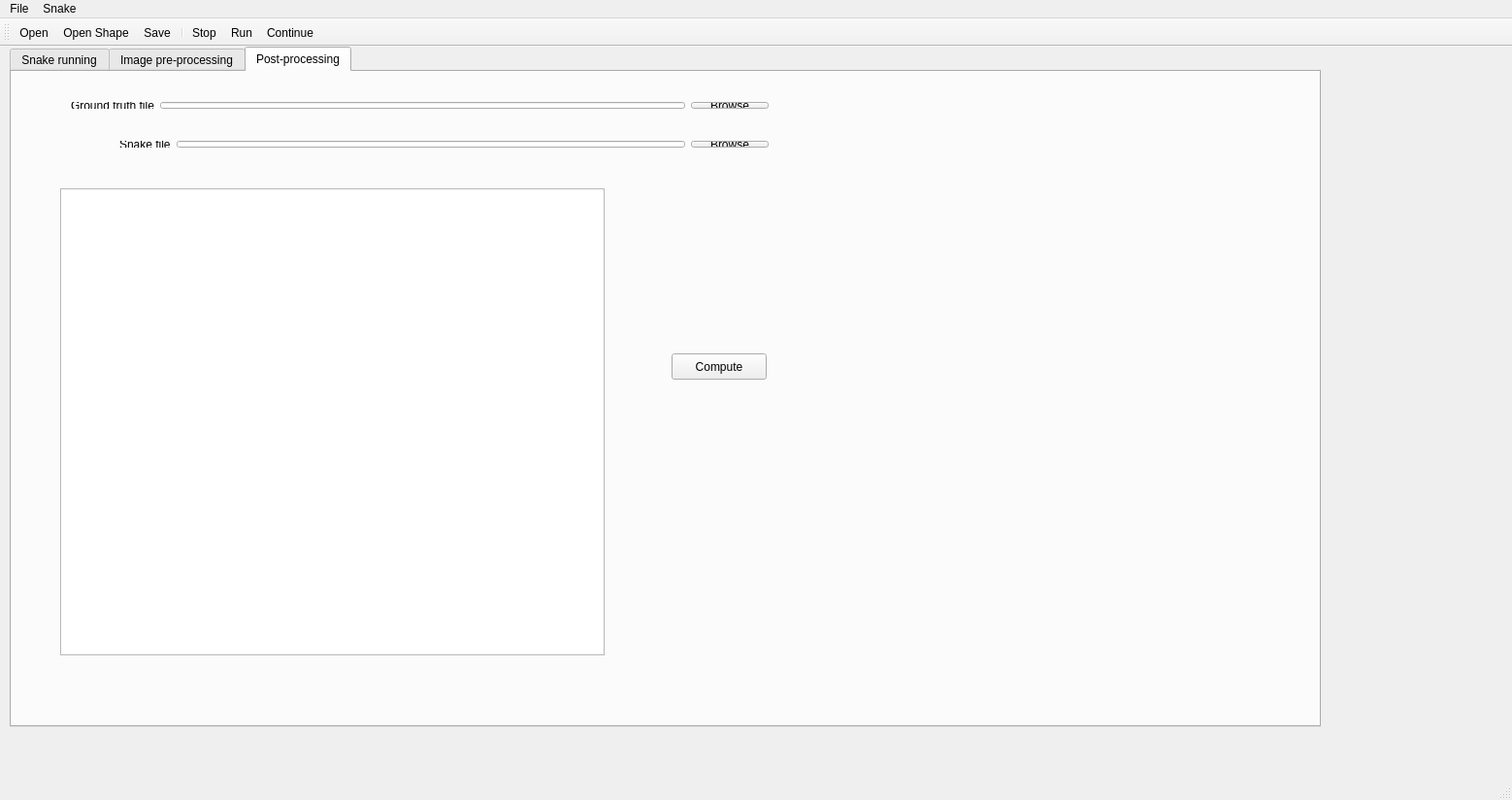
<?xml version="1.0" encoding="UTF-8"?>
<ui version="4.0">
 <class>ApplicationClass</class>
 <widget class="QMainWindow" name="ApplicationClass">
  <property name="geometry">
   <rect>
    <x>0</x>
    <y>0</y>
    <width>1558</width>
    <height>824</height>
   </rect>
  </property>
  <property name="windowTitle">
   <string>Application</string>
  </property>
  <widget class="QWidget" name="centralWidget">
   <widget class="QTabWidget" name="tabWidget">
    <property name="enabled">
     <bool>true</bool>
    </property>
    <property name="geometry">
     <rect>
      <x>10</x>
      <y>0</y>
      <width>1351</width>
      <height>701</height>
     </rect>
    </property>
    <property name="currentIndex">
     <number>2</number>
    </property>
    <widget class="QWidget" name="tab">
     <attribute name="title">
      <string>Snake running</string>
     </attribute>
     <widget class="QGroupBox" name="groupGeneralParameters">
      <property name="geometry">
       <rect>
        <x>20</x>
        <y>10</y>
        <width>291</width>
        <height>221</height>
       </rect>
      </property>
      <property name="title">
       <string>General Parameters</string>
      </property>
      <widget class="QWidget" name="layoutWidget">
       <property name="geometry">
        <rect>
         <x>240</x>
         <y>20</y>
         <width>41</width>
         <height>191</height>
        </rect>
       </property>
       <layout class="QVBoxLayout" name="verticalLayout_13">
        <item>
         <widget class="QLabel" name="continuityCoeff">
          <property name="text">
           <string>0</string>
          </property>
         </widget>
        </item>
        <item>
         <widget class="QLabel" name="imageCoeff">
          <property name="text">
           <string>0</string>
          </property>
         </widget>
        </item>
        <item>
         <widget class="QLabel" name="curvatureCoeff">
          <property name="text">
           <string>0</string>
          </property>
         </widget>
        </item>
        <item>
         <widget class="QLabel" name="flowCoeff">
          <property name="text">
           <string>0</string>
          </property>
         </widget>
        </item>
        <item>
         <widget class="QLabel" name="balloonCoeff">
          <property name="text">
           <string>0</string>
          </property>
         </widget>
        </item>
        <item>
         <widget class="QLabel" name="priorCoeff">
          <property name="text">
           <string>0</string>
          </property>
         </widget>
        </item>
       </layout>
      </widget>
      <widget class="QWidget" name="layoutWidget">
       <property name="geometry">
        <rect>
         <x>10</x>
         <y>20</y>
         <width>221</width>
         <height>196</height>
        </rect>
       </property>
       <layout class="QHBoxLayout" name="horizontalLayout_17">
        <item>
         <layout class="QVBoxLayout" name="verticalLayout_12">
          <property name="sizeConstraint">
           <enum>QLayout::SetMinimumSize</enum>
          </property>
          <item>
           <widget class="QLabel" name="label_2">
            <property name="minimumSize">
             <size>
              <width>70</width>
              <height>0</height>
             </size>
            </property>
            <property name="text">
             <string>Continuity</string>
            </property>
           </widget>
          </item>
          <item>
           <widget class="QLabel" name="label_4">
            <property name="text">
             <string>Gradient</string>
            </property>
           </widget>
          </item>
          <item>
           <widget class="QLabel" name="label_3">
            <property name="text">
             <string>Curvature</string>
            </property>
           </widget>
          </item>
          <item>
           <widget class="QLabel" name="label_9">
            <property name="text">
             <string>Flow</string>
            </property>
           </widget>
          </item>
          <item>
           <widget class="QLabel" name="label_7">
            <property name="text">
             <string>Balloon</string>
            </property>
           </widget>
          </item>
          <item>
           <widget class="QLabel" name="label_8">
            <property name="text">
             <string>Prior</string>
            </property>
           </widget>
          </item>
         </layout>
        </item>
        <item>
         <layout class="QVBoxLayout" name="verticalLayout">
          <item>
           <widget class="QLineEdit" name="continuityBegin">
            <property name="maximumSize">
             <size>
              <width>40</width>
              <height>16777215</height>
             </size>
            </property>
            <property name="inputMethodHints">
             <set>Qt::ImhDigitsOnly</set>
            </property>
           </widget>
          </item>
          <item>
           <widget class="QLineEdit" name="imageBegin">
            <property name="maximumSize">
             <size>
              <width>40</width>
              <height>16777215</height>
             </size>
            </property>
            <property name="inputMethodHints">
             <set>Qt::ImhDigitsOnly|Qt::ImhFormattedNumbersOnly</set>
            </property>
           </widget>
          </item>
          <item>
           <widget class="QLineEdit" name="curvatureBegin">
            <property name="maximumSize">
             <size>
              <width>40</width>
              <height>16777215</height>
             </size>
            </property>
            <property name="inputMethodHints">
             <set>Qt::ImhDigitsOnly|Qt::ImhFormattedNumbersOnly</set>
            </property>
           </widget>
          </item>
          <item>
           <widget class="QLineEdit" name="flowBegin">
            <property name="maximumSize">
             <size>
              <width>40</width>
              <height>16777215</height>
             </size>
            </property>
            <property name="inputMethodHints">
             <set>Qt::ImhDigitsOnly|Qt::ImhFormattedNumbersOnly</set>
            </property>
           </widget>
          </item>
          <item>
           <widget class="QLineEdit" name="balloonBegin">
            <property name="maximumSize">
             <size>
              <width>40</width>
              <height>16777215</height>
             </size>
            </property>
            <property name="inputMethodHints">
             <set>Qt::ImhDigitsOnly|Qt::ImhFormattedNumbersOnly</set>
            </property>
           </widget>
          </item>
          <item>
           <widget class="QLineEdit" name="priorBegin">
            <property name="maximumSize">
             <size>
              <width>40</width>
              <height>16777215</height>
             </size>
            </property>
            <property name="inputMethodHints">
             <set>Qt::ImhDigitsOnly|Qt::ImhFormattedNumbersOnly</set>
            </property>
           </widget>
          </item>
         </layout>
        </item>
        <item>
         <layout class="QVBoxLayout" name="verticalLayout_2">
          <item>
           <widget class="QLineEdit" name="continuityStep">
            <property name="maximumSize">
             <size>
              <width>40</width>
              <height>16777215</height>
             </size>
            </property>
            <property name="inputMethodHints">
             <set>Qt::ImhDigitsOnly</set>
            </property>
           </widget>
          </item>
          <item>
           <widget class="QLineEdit" name="imageStep">
            <property name="maximumSize">
             <size>
              <width>40</width>
              <height>16777215</height>
             </size>
            </property>
            <property name="inputMethodHints">
             <set>Qt::ImhDigitsOnly|Qt::ImhFormattedNumbersOnly</set>
            </property>
           </widget>
          </item>
          <item>
           <widget class="QLineEdit" name="curvatureStep">
            <property name="maximumSize">
             <size>
              <width>40</width>
              <height>16777215</height>
             </size>
            </property>
            <property name="inputMethodHints">
             <set>Qt::ImhDigitsOnly|Qt::ImhFormattedNumbersOnly</set>
            </property>
           </widget>
          </item>
          <item>
           <widget class="QLineEdit" name="flowStep">
            <property name="maximumSize">
             <size>
              <width>40</width>
              <height>16777215</height>
             </size>
            </property>
            <property name="inputMethodHints">
             <set>Qt::ImhDigitsOnly|Qt::ImhFormattedNumbersOnly</set>
            </property>
           </widget>
          </item>
          <item>
           <widget class="QLineEdit" name="balloonStep">
            <property name="maximumSize">
             <size>
              <width>40</width>
              <height>16777215</height>
             </size>
            </property>
            <property name="inputMethodHints">
             <set>Qt::ImhDigitsOnly|Qt::ImhFormattedNumbersOnly</set>
            </property>
           </widget>
          </item>
          <item>
           <widget class="QLineEdit" name="priorStep">
            <property name="maximumSize">
             <size>
              <width>40</width>
              <height>16777215</height>
             </size>
            </property>
            <property name="inputMethodHints">
             <set>Qt::ImhDigitsOnly|Qt::ImhFormattedNumbersOnly</set>
            </property>
           </widget>
          </item>
         </layout>
        </item>
        <item>
         <layout class="QVBoxLayout" name="verticalLayout_11">
          <item>
           <widget class="QLineEdit" name="continuityEnd">
            <property name="maximumSize">
             <size>
              <width>40</width>
              <height>16777215</height>
             </size>
            </property>
            <property name="inputMethodHints">
             <set>Qt::ImhDigitsOnly</set>
            </property>
           </widget>
          </item>
          <item>
           <widget class="QLineEdit" name="imageEnd">
            <property name="maximumSize">
             <size>
              <width>40</width>
              <height>16777215</height>
             </size>
            </property>
            <property name="inputMethodHints">
             <set>Qt::ImhDigitsOnly|Qt::ImhFormattedNumbersOnly</set>
            </property>
           </widget>
          </item>
          <item>
           <widget class="QLineEdit" name="curvatureEnd">
            <property name="maximumSize">
             <size>
              <width>40</width>
              <height>16777215</height>
             </size>
            </property>
            <property name="inputMethodHints">
             <set>Qt::ImhDigitsOnly|Qt::ImhFormattedNumbersOnly</set>
            </property>
           </widget>
          </item>
          <item>
           <widget class="QLineEdit" name="flowEnd">
            <property name="maximumSize">
             <size>
              <width>40</width>
              <height>16777215</height>
             </size>
            </property>
            <property name="inputMethodHints">
             <set>Qt::ImhDigitsOnly|Qt::ImhFormattedNumbersOnly</set>
            </property>
           </widget>
          </item>
          <item>
           <widget class="QLineEdit" name="balloonEnd">
            <property name="maximumSize">
             <size>
              <width>40</width>
              <height>16777215</height>
             </size>
            </property>
            <property name="inputMethodHints">
             <set>Qt::ImhDigitsOnly|Qt::ImhFormattedNumbersOnly</set>
            </property>
           </widget>
          </item>
          <item>
           <widget class="QLineEdit" name="priorEnd">
            <property name="maximumSize">
             <size>
              <width>40</width>
              <height>16777215</height>
             </size>
            </property>
            <property name="inputMethodHints">
             <set>Qt::ImhDigitsOnly|Qt::ImhFormattedNumbersOnly</set>
            </property>
           </widget>
          </item>
         </layout>
        </item>
       </layout>
      </widget>
     </widget>
     <widget class="QGroupBox" name="groupBox_3">
      <property name="geometry">
       <rect>
        <x>250</x>
        <y>240</y>
        <width>381</width>
        <height>351</height>
       </rect>
      </property>
      <property name="title">
       <string>Reconstructed contour</string>
      </property>
      <widget class="View" name="viewSnake">
       <property name="geometry">
        <rect>
         <x>10</x>
         <y>20</y>
         <width>361</width>
         <height>321</height>
        </rect>
       </property>
      </widget>
     </widget>
     <widget class="QCheckBox" name="autoRun">
      <property name="geometry">
       <rect>
        <x>320</x>
        <y>40</y>
        <width>97</width>
        <height>22</height>
       </rect>
      </property>
      <property name="text">
       <string>Auto Run</string>
      </property>
     </widget>
     <widget class="QGroupBox" name="groupFirstStepParameters">
      <property name="geometry">
       <rect>
        <x>320</x>
        <y>60</y>
        <width>331</width>
        <height>161</height>
       </rect>
      </property>
      <property name="title">
       <string>First step parameters</string>
      </property>
      <widget class="QWidget" name="layoutWidget">
       <property name="geometry">
        <rect>
         <x>10</x>
         <y>20</y>
         <width>151</width>
         <height>130</height>
        </rect>
       </property>
       <layout class="QHBoxLayout" name="horizontalLayout_8">
        <item>
         <layout class="QVBoxLayout" name="verticalLayout_7">
          <item>
           <widget class="QLabel" name="label_16">
            <property name="text">
             <string>Continuity</string>
            </property>
           </widget>
          </item>
          <item>
           <widget class="QLabel" name="label_6">
            <property name="text">
             <string>Curvature</string>
            </property>
           </widget>
          </item>
          <item>
           <widget class="QLabel" name="label_14">
            <property name="text">
             <string>Flow</string>
            </property>
           </widget>
          </item>
          <item>
           <widget class="QLabel" name="label_21">
            <property name="text">
             <string>Iterations</string>
            </property>
           </widget>
          </item>
         </layout>
        </item>
        <item>
         <layout class="QVBoxLayout" name="verticalLayout_8">
          <item>
           <widget class="QLineEdit" name="continuityCoeff_2">
            <property name="maximumSize">
             <size>
              <width>60</width>
              <height>16777215</height>
             </size>
            </property>
            <property name="inputMethodHints">
             <set>Qt::ImhDigitsOnly</set>
            </property>
           </widget>
          </item>
          <item>
           <widget class="QLineEdit" name="curvatureCoeff_2">
            <property name="maximumSize">
             <size>
              <width>60</width>
              <height>16777215</height>
             </size>
            </property>
            <property name="inputMethodHints">
             <set>Qt::ImhDigitsOnly|Qt::ImhFormattedNumbersOnly</set>
            </property>
           </widget>
          </item>
          <item>
           <widget class="QLineEdit" name="flowCoeff_2">
            <property name="maximumSize">
             <size>
              <width>60</width>
              <height>16777215</height>
             </size>
            </property>
            <property name="inputMethodHints">
             <set>Qt::ImhDigitsOnly|Qt::ImhFormattedNumbersOnly</set>
            </property>
           </widget>
          </item>
          <item>
           <widget class="QLineEdit" name="maxIterations_2">
            <property name="maximumSize">
             <size>
              <width>60</width>
              <height>16777215</height>
             </size>
            </property>
           </widget>
          </item>
         </layout>
        </item>
       </layout>
      </widget>
      <widget class="QCheckBox" name="autoAdaptation_2">
       <property name="geometry">
        <rect>
         <x>170</x>
         <y>20</y>
         <width>141</width>
         <height>17</height>
        </rect>
       </property>
       <property name="text">
        <string>Auto-adaptation</string>
       </property>
      </widget>
      <widget class="QWidget" name="layoutWidget_3">
       <property name="geometry">
        <rect>
         <x>170</x>
         <y>50</y>
         <width>151</width>
         <height>97</height>
        </rect>
       </property>
       <layout class="QHBoxLayout" name="horizontalLayout_9">
        <item>
         <layout class="QVBoxLayout" name="verticalLayout_9">
          <item>
           <widget class="QLabel" name="label_22">
            <property name="text">
             <string>Loops</string>
            </property>
           </widget>
          </item>
          <item>
           <widget class="QLabel" name="label_23">
            <property name="text">
             <string>Min length</string>
            </property>
           </widget>
          </item>
          <item>
           <widget class="QLabel" name="label_24">
            <property name="text">
             <string>Max length</string>
            </property>
           </widget>
          </item>
         </layout>
        </item>
        <item>
         <layout class="QVBoxLayout" name="verticalLayout_10">
          <item>
           <widget class="QLineEdit" name="autoAdaptLoop_2">
            <property name="maximumSize">
             <size>
              <width>60</width>
              <height>16777215</height>
             </size>
            </property>
           </widget>
          </item>
          <item>
           <widget class="QLineEdit" name="minLength_2">
            <property name="maximumSize">
             <size>
              <width>60</width>
              <height>16777215</height>
             </size>
            </property>
           </widget>
          </item>
          <item>
           <widget class="QLineEdit" name="maxLength_2">
            <property name="maximumSize">
             <size>
              <width>60</width>
              <height>16777215</height>
             </size>
            </property>
           </widget>
          </item>
         </layout>
        </item>
       </layout>
      </widget>
     </widget>
     <widget class="QWidget" name="layoutWidget">
      <property name="geometry">
       <rect>
        <x>660</x>
        <y>10</y>
        <width>191</width>
        <height>19</height>
       </rect>
      </property>
      <layout class="QHBoxLayout" name="horizontalLayout_10">
       <item>
        <widget class="QLabel" name="label_25">
         <property name="text">
          <string>Optimal starting point</string>
         </property>
        </widget>
       </item>
       <item>
        <widget class="QLabel" name="OptimalStart">
         <property name="text">
          <string>0</string>
         </property>
        </widget>
       </item>
      </layout>
     </widget>
     <widget class="QWidget" name="layoutWidget">
      <property name="geometry">
       <rect>
        <x>980</x>
        <y>10</y>
        <width>191</width>
        <height>19</height>
       </rect>
      </property>
      <layout class="QHBoxLayout" name="horizontalLayout_5">
       <item>
        <widget class="QLabel" name="label_15">
         <property name="text">
          <string>Number of iterations:</string>
         </property>
        </widget>
       </item>
       <item>
        <widget class="QLabel" name="iterations">
         <property name="text">
          <string>0</string>
         </property>
         <property name="textFormat">
          <enum>Qt::AutoText</enum>
         </property>
        </widget>
       </item>
      </layout>
     </widget>
     <widget class="View" name="viewMain">
      <property name="geometry">
       <rect>
        <x>650</x>
        <y>40</y>
        <width>671</width>
        <height>511</height>
       </rect>
      </property>
     </widget>
     <widget class="QPushButton" name="defineSnakeButton">
      <property name="geometry">
       <rect>
        <x>650</x>
        <y>550</y>
        <width>191</width>
        <height>27</height>
       </rect>
      </property>
      <property name="text">
       <string>Define as initial snake</string>
      </property>
     </widget>
     <widget class="QWidget" name="layoutWidget">
      <property name="geometry">
       <rect>
        <x>1070</x>
        <y>590</y>
        <width>233</width>
        <height>29</height>
       </rect>
      </property>
      <layout class="QHBoxLayout" name="horizontalLayout_7">
       <item>
        <widget class="QPushButton" name="shiftButton">
         <property name="text">
          <string>Shift</string>
         </property>
        </widget>
       </item>
       <item>
        <widget class="QLabel" name="label_19">
         <property name="text">
          <string>by</string>
         </property>
        </widget>
       </item>
       <item>
        <widget class="QLineEdit" name="indexShift">
         <property name="maximumSize">
          <size>
           <width>60</width>
           <height>16777215</height>
          </size>
         </property>
        </widget>
       </item>
       <item>
        <widget class="QLabel" name="label_20">
         <property name="text">
          <string>point(s)</string>
         </property>
        </widget>
       </item>
      </layout>
     </widget>
     <widget class="QWidget" name="layoutWidget">
      <property name="geometry">
       <rect>
        <x>1070</x>
        <y>550</y>
        <width>245</width>
        <height>29</height>
       </rect>
      </property>
      <layout class="QHBoxLayout" name="horizontalLayout_6">
       <item>
        <widget class="QPushButton" name="rotateButton">
         <property name="text">
          <string>Rotate</string>
         </property>
        </widget>
       </item>
       <item>
        <widget class="QLabel" name="label_17">
         <property name="text">
          <string>by</string>
         </property>
        </widget>
       </item>
       <item>
        <widget class="QLineEdit" name="angle">
         <property name="maximumSize">
          <size>
           <width>60</width>
           <height>16777215</height>
          </size>
         </property>
        </widget>
       </item>
       <item>
        <widget class="QLabel" name="label_18">
         <property name="text">
          <string>degree(s)</string>
         </property>
        </widget>
       </item>
      </layout>
     </widget>
     <widget class="QGroupBox" name="groupBox">
      <property name="geometry">
       <rect>
        <x>30</x>
        <y>400</y>
        <width>211</width>
        <height>241</height>
       </rect>
      </property>
      <property name="title">
       <string>Additional parameters</string>
      </property>
      <widget class="QWidget" name="layoutWidget">
       <property name="geometry">
        <rect>
         <x>10</x>
         <y>20</y>
         <width>190</width>
         <height>212</height>
        </rect>
       </property>
       <layout class="QVBoxLayout" name="verticalLayout_15">
        <item>
         <layout class="QVBoxLayout" name="verticalLayout_14">
          <item>
           <widget class="QCheckBox" name="autoShifting">
            <property name="text">
             <string>Auto-shifting using</string>
            </property>
           </widget>
          </item>
          <item>
           <layout class="QHBoxLayout" name="horizontalLayout_3">
            <item>
             <widget class="QComboBox" name="comboDistShifting"/>
            </item>
            <item>
             <widget class="QLabel" name="label_5">
              <property name="text">
               <string>distance</string>
              </property>
             </widget>
            </item>
           </layout>
          </item>
         </layout>
        </item>
        <item>
         <layout class="QVBoxLayout" name="verticalLayout_5">
          <item>
           <widget class="QCheckBox" name="enableRotInvariant">
            <property name="text">
             <string>Rotation Invariant</string>
            </property>
           </widget>
          </item>
          <item>
           <widget class="QCheckBox" name="enableSPI">
            <property name="text">
             <string>Starting Point Invariant</string>
            </property>
           </widget>
          </item>
         </layout>
        </item>
        <item>
         <layout class="QVBoxLayout" name="verticalLayout_6">
          <item>
           <widget class="QLabel" name="label">
            <property name="text">
             <string>Distance</string>
            </property>
           </widget>
          </item>
          <item>
           <widget class="QComboBox" name="comboDistance">
            <property name="minimumSize">
             <size>
              <width>115</width>
              <height>0</height>
             </size>
            </property>
           </widget>
          </item>
         </layout>
        </item>
        <item>
         <layout class="QHBoxLayout" name="horizontalLayout_4">
          <item>
           <widget class="QLabel" name="wLengthLabel">
            <property name="maximumSize">
             <size>
              <width>106</width>
              <height>16777215</height>
             </size>
            </property>
            <property name="text">
             <string>Window Length</string>
            </property>
           </widget>
          </item>
          <item>
           <widget class="QLineEdit" name="wLength">
            <property name="maximumSize">
             <size>
              <width>51</width>
              <height>16777215</height>
             </size>
            </property>
           </widget>
          </item>
         </layout>
        </item>
       </layout>
      </widget>
     </widget>
     <widget class="QWidget" name="layoutWidget">
      <property name="geometry">
       <rect>
        <x>320</x>
        <y>10</y>
        <width>131</width>
        <height>29</height>
       </rect>
      </property>
      <layout class="QHBoxLayout" name="horizontalLayout">
       <item>
        <widget class="QLabel" name="label_11">
         <property name="text">
          <string>Iterations</string>
         </property>
        </widget>
       </item>
       <item>
        <widget class="QLineEdit" name="maxIterations">
         <property name="maximumSize">
          <size>
           <width>60</width>
           <height>16777215</height>
          </size>
         </property>
        </widget>
       </item>
      </layout>
     </widget>
     <widget class="QGroupBox" name="groupBox_2">
      <property name="geometry">
       <rect>
        <x>30</x>
        <y>240</y>
        <width>201</width>
        <height>161</height>
       </rect>
      </property>
      <property name="title">
       <string>Re-sampling parameters</string>
      </property>
      <widget class="QWidget" name="layoutWidget">
       <property name="geometry">
        <rect>
         <x>10</x>
         <y>50</y>
         <width>181</width>
         <height>97</height>
        </rect>
       </property>
       <layout class="QHBoxLayout" name="horizontalLayout_2">
        <item>
         <layout class="QVBoxLayout" name="verticalLayout_4">
          <item>
           <widget class="QLabel" name="label_10">
            <property name="text">
             <string>Loops</string>
            </property>
           </widget>
          </item>
          <item>
           <widget class="QLabel" name="label_12">
            <property name="text">
             <string>Min length</string>
            </property>
           </widget>
          </item>
          <item>
           <widget class="QLabel" name="label_13">
            <property name="text">
             <string>Max length</string>
            </property>
           </widget>
          </item>
         </layout>
        </item>
        <item>
         <layout class="QVBoxLayout" name="verticalLayout_3">
          <item>
           <widget class="QLineEdit" name="autoAdaptLoop">
            <property name="maximumSize">
             <size>
              <width>40</width>
              <height>16777215</height>
             </size>
            </property>
           </widget>
          </item>
          <item>
           <widget class="QLineEdit" name="minLength">
            <property name="maximumSize">
             <size>
              <width>40</width>
              <height>16777215</height>
             </size>
            </property>
           </widget>
          </item>
          <item>
           <widget class="QLineEdit" name="maxLength">
            <property name="maximumSize">
             <size>
              <width>40</width>
              <height>16777215</height>
             </size>
            </property>
           </widget>
          </item>
         </layout>
        </item>
       </layout>
      </widget>
      <widget class="QCheckBox" name="autoAdaptation">
       <property name="geometry">
        <rect>
         <x>10</x>
         <y>30</y>
         <width>141</width>
         <height>17</height>
        </rect>
       </property>
       <property name="text">
        <string>Auto-adaptation</string>
       </property>
      </widget>
     </widget>
     <widget class="QWidget" name="layoutWidget">
      <property name="geometry">
       <rect>
        <x>650</x>
        <y>590</y>
        <width>198</width>
        <height>29</height>
       </rect>
      </property>
      <layout class="QHBoxLayout" name="horizontalLayout_11">
       <item>
        <widget class="QPushButton" name="rebuildButton">
         <property name="text">
          <string>Rebuild</string>
         </property>
        </widget>
       </item>
       <item>
        <widget class="QLabel" name="label_26">
         <property name="text">
          <string>Space</string>
         </property>
        </widget>
       </item>
       <item>
        <widget class="QLineEdit" name="spaceForRebuilding"/>
       </item>
      </layout>
     </widget>
    </widget>
    <widget class="QWidget" name="tab_2">
     <attribute name="title">
      <string>Image pre-processing</string>
     </attribute>
     <widget class="View" name="view1">
      <property name="geometry">
       <rect>
        <x>40</x>
        <y>20</y>
        <width>231</width>
        <height>231</height>
       </rect>
      </property>
     </widget>
     <widget class="View" name="view2">
      <property name="geometry">
       <rect>
        <x>40</x>
        <y>260</y>
        <width>231</width>
        <height>221</height>
       </rect>
      </property>
     </widget>
     <widget class="View" name="view3">
      <property name="geometry">
       <rect>
        <x>280</x>
        <y>20</y>
        <width>511</width>
        <height>461</height>
       </rect>
      </property>
     </widget>
     <widget class="View" name="view4">
      <property name="geometry">
       <rect>
        <x>810</x>
        <y>20</y>
        <width>511</width>
        <height>461</height>
       </rect>
      </property>
     </widget>
     <widget class="QSlider" name="sigmaSlider">
      <property name="geometry">
       <rect>
        <x>20</x>
        <y>500</y>
        <width>301</width>
        <height>29</height>
       </rect>
      </property>
      <property name="orientation">
       <enum>Qt::Horizontal</enum>
      </property>
     </widget>
     <widget class="QLabel" name="sigmaMin">
      <property name="geometry">
       <rect>
        <x>20</x>
        <y>530</y>
        <width>31</width>
        <height>17</height>
       </rect>
      </property>
      <property name="text">
       <string>min</string>
      </property>
     </widget>
     <widget class="QLabel" name="sigmaMax">
      <property name="geometry">
       <rect>
        <x>290</x>
        <y>530</y>
        <width>31</width>
        <height>17</height>
       </rect>
      </property>
      <property name="text">
       <string>max</string>
      </property>
     </widget>
     <widget class="QWidget" name="layoutWidget_4">
      <property name="geometry">
       <rect>
        <x>490</x>
        <y>550</y>
        <width>121</width>
        <height>19</height>
       </rect>
      </property>
      <layout class="QHBoxLayout" name="horizontalLayout_14">
       <item>
        <widget class="QLabel" name="label_29">
         <property name="text">
          <string>threshold = </string>
         </property>
        </widget>
       </item>
       <item>
        <widget class="QLabel" name="threshold">
         <property name="text">
          <string>0</string>
         </property>
        </widget>
       </item>
      </layout>
     </widget>
     <widget class="QSlider" name="thresholdSlider">
      <property name="geometry">
       <rect>
        <x>390</x>
        <y>520</y>
        <width>301</width>
        <height>29</height>
       </rect>
      </property>
      <property name="orientation">
       <enum>Qt::Horizontal</enum>
      </property>
     </widget>
     <widget class="QWidget" name="layoutWidget">
      <property name="geometry">
       <rect>
        <x>100</x>
        <y>530</y>
        <width>121</width>
        <height>19</height>
       </rect>
      </property>
      <layout class="QHBoxLayout" name="horizontalLayout_13">
       <item>
        <widget class="QLabel" name="label_28">
         <property name="text">
          <string>sigma = </string>
         </property>
        </widget>
       </item>
       <item>
        <widget class="QLabel" name="sigma">
         <property name="text">
          <string>0</string>
         </property>
        </widget>
       </item>
      </layout>
     </widget>
    </widget>
    <widget class="QWidget" name="tab_3">
     <attribute name="title">
      <string>Post-processing</string>
     </attribute>
     <widget class="QWidget" name="layoutWidget">
      <property name="geometry">
       <rect>
        <x>50</x>
        <y>20</y>
        <width>741</width>
        <height>29</height>
       </rect>
      </property>
      <layout class="QHBoxLayout" name="horizontalLayout_15">
       <item>
        <widget class="QLabel" name="label_30">
         <property name="text">
          <string>Ground truth file</string>
         </property>
        </widget>
       </item>
       <item>
        <widget class="QLineEdit" name="groundTruthFile"/>
       </item>
       <item>
        <widget class="QPushButton" name="browseGroundTruthButton">
         <property name="text">
          <string>Browse</string>
         </property>
        </widget>
       </item>
      </layout>
     </widget>
     <widget class="View" name="viewPostProcessing">
      <property name="geometry">
       <rect>
        <x>50</x>
        <y>120</y>
        <width>561</width>
        <height>481</height>
       </rect>
      </property>
     </widget>
     <widget class="QPushButton" name="computeButton">
      <property name="geometry">
       <rect>
        <x>680</x>
        <y>290</y>
        <width>98</width>
        <height>27</height>
       </rect>
      </property>
      <property name="text">
       <string>Compute</string>
      </property>
     </widget>
     <widget class="QWidget" name="layoutWidget">
      <property name="geometry">
       <rect>
        <x>680</x>
        <y>190</y>
        <width>121</width>
        <height>19</height>
       </rect>
      </property>
      <layout class="QHBoxLayout" name="horizontalLayout_16">
       <item>
        <widget class="QLabel" name="label_31">
         <property name="text">
          <string>Pratt</string>
         </property>
        </widget>
       </item>
       <item>
        <widget class="QLabel" name="pratt">
         <property name="text">
          <string>0</string>
         </property>
        </widget>
       </item>
      </layout>
     </widget>
     <widget class="QWidget" name="layoutWidget_2">
      <property name="geometry">
       <rect>
        <x>100</x>
        <y>60</y>
        <width>691</width>
        <height>29</height>
       </rect>
      </property>
      <layout class="QHBoxLayout" name="horizontalLayout_19">
       <item>
        <widget class="QLabel" name="label_32">
         <property name="text">
          <string>Snake file</string>
         </property>
        </widget>
       </item>
       <item>
        <widget class="QLineEdit" name="snakeFile"/>
       </item>
       <item>
        <widget class="QPushButton" name="browseSnakeFileButton">
         <property name="text">
          <string>Browse</string>
         </property>
        </widget>
       </item>
      </layout>
     </widget>
    </widget>
   </widget>
   <widget class="QWidget" name="layoutWidget">
    <property name="geometry">
     <rect>
      <x>0</x>
      <y>0</y>
      <width>2</width>
      <height>2</height>
     </rect>
    </property>
    <layout class="QHBoxLayout" name="horizontalLayout_18"/>
   </widget>
  </widget>
  <widget class="QMenuBar" name="menuBar">
   <property name="geometry">
    <rect>
     <x>0</x>
     <y>0</y>
     <width>1558</width>
     <height>25</height>
    </rect>
   </property>
   <widget class="QMenu" name="menuFile">
    <property name="title">
     <string>File</string>
    </property>
    <addaction name="actionOpen"/>
    <addaction name="actionOpen_Shape"/>
    <addaction name="actionSave"/>
    <addaction name="actionExit"/>
   </widget>
   <widget class="QMenu" name="menuSnake">
    <property name="title">
     <string>Snake</string>
    </property>
    <addaction name="actionRun"/>
    <addaction name="actionContinue"/>
    <addaction name="actionStop"/>
   </widget>
   <addaction name="menuFile"/>
   <addaction name="menuSnake"/>
  </widget>
  <widget class="QStatusBar" name="statusBar"/>
  <widget class="QToolBar" name="mainToolBar">
   <attribute name="toolBarArea">
    <enum>TopToolBarArea</enum>
   </attribute>
   <attribute name="toolBarBreak">
    <bool>false</bool>
   </attribute>
   <addaction name="actionOpen"/>
   <addaction name="actionOpen_Shape"/>
   <addaction name="actionSave"/>
   <addaction name="separator"/>
   <addaction name="actionStop"/>
   <addaction name="actionRun"/>
   <addaction name="actionContinue"/>
  </widget>
  <action name="actionOpen">
   <property name="icon">
    <iconset resource="Icons/icons.qrc">
     <normaloff>:/Icons/fileopen.png</normaloff>:/Icons/fileopen.png</iconset>
   </property>
   <property name="text">
    <string>Open</string>
   </property>
  </action>
  <action name="actionSave">
   <property name="icon">
    <iconset resource="Icons/icons.qrc">
     <normaloff>:/Icons/filesave.png</normaloff>:/Icons/filesave.png</iconset>
   </property>
   <property name="text">
    <string>Save</string>
   </property>
  </action>
  <action name="actionExit">
   <property name="text">
    <string>Exit</string>
   </property>
  </action>
  <action name="actionOpen_Shape">
   <property name="icon">
    <iconset resource="Icons/icons.qrc">
     <normaloff>:/Icons/shapeopen.png</normaloff>:/Icons/shapeopen.png</iconset>
   </property>
   <property name="text">
    <string>Open Shape</string>
   </property>
  </action>
  <action name="actionRun">
   <property name="icon">
    <iconset resource="Icons/icons.qrc">
     <normaloff>:/Icons/play.png</normaloff>:/Icons/play.png</iconset>
   </property>
   <property name="text">
    <string>Run</string>
   </property>
  </action>
  <action name="actionContinue">
   <property name="icon">
    <iconset resource="Icons/icons.qrc">
     <normaloff>:/Icons/pause.png</normaloff>:/Icons/pause.png</iconset>
   </property>
   <property name="text">
    <string>Continue</string>
   </property>
  </action>
  <action name="actionStop">
   <property name="icon">
    <iconset resource="Icons/icons.qrc">
     <normaloff>:/Icons/stop.png</normaloff>:/Icons/stop.png</iconset>
   </property>
   <property name="text">
    <string>Stop</string>
   </property>
  </action>
 </widget>
 <layoutdefault spacing="6" margin="11"/>
 <customwidgets>
  <customwidget>
   <class>View</class>
   <extends>QGraphicsView</extends>
   <header location="global">view.h</header>
  </customwidget>
 </customwidgets>
 <resources>
  <include location="Icons/icons.qrc"/>
 </resources>
 <connections/>
</ui>
